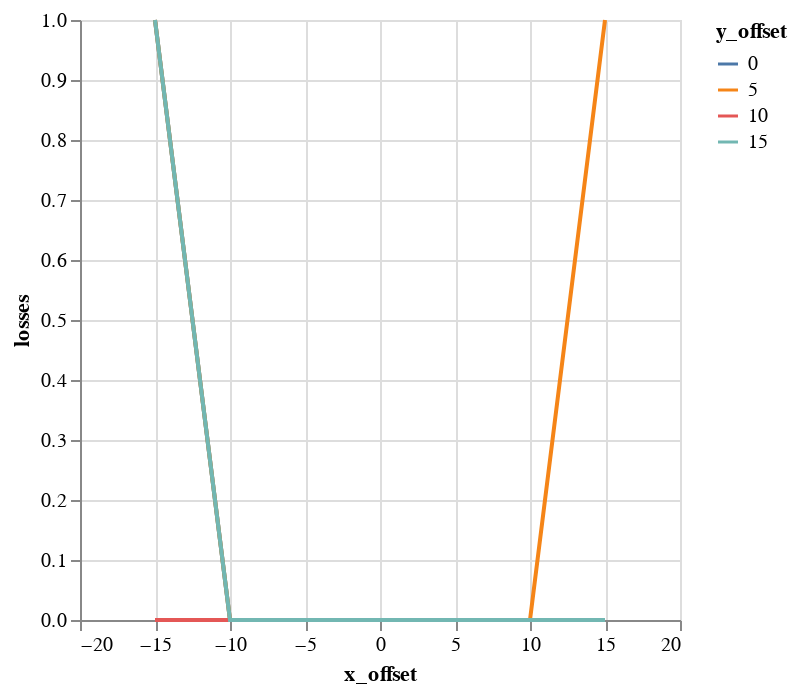

The code cell stored with this chart in its notebook:
### Code cell
alt.Chart(emit_df).mark_line().encode(
    color='y_offset:N',
    x='x_offset',
    y='losses',
)

### Figure 1 — Vega-Lite specification as saved in the notebook (floating-point values rounded to 4 significant figures)
{"$schema": "https://vega.github.io/schema/vega-lite/v1.2.1.json", "data": {"values": [{"losses": 1, "relbeta": 0.002308, "sourceID": 16777222, "sourceName": "x_-15_y_0", "x_emittance": 1.79, "x_emittance_rel": 1.104, "x_norm_emittance": 0.004133, "x_offset": -15, "y_emittance": 1.572, "y_emittance_rel": 0.9997, "y_norm_emittance": 0.003628, "y_offset": 0}, {"losses": 1, "relbeta": 0.002308, "sourceID": 16777229, "sourceName": "x_-15_y_5", "x_emittance": 1.79, "x_emittance_rel": 1.123, "x_norm_emittance": 0.004131, "x_offset": -15, "y_emittance": 1.619, "y_emittance_rel": 1.016, "y_norm_emittance": 0.003737, "y_offset": 5}, {"losses": 0, "relbeta": 0.002308, "sourceID": 16777236, "sourceName": "x_-15_y_10", "x_emittance": 1.892, "x_emittance_rel": 1.17, "x_norm_emittance": 0.004367, "x_offset": -15, "y_emittance": 1.682, "y_emittance_rel": 1.054, "y_norm_emittance": 0.003883, "y_offset": 10}, {"losses": 1, "relbeta": 0.002308, "sourceID": 16777243, "sourceName": "x_-15_y_15", "x_emittance": 2.093, "x_emittance_rel": 1.252, "x_norm_emittance": 0.004832, "x_offset": -15, "y_emittance": 1.803, "y_emittance_rel": 1.085, "y_norm_emittance": 0.004162, "y_offset": 15}, {"losses": 0, "relbeta": 0.002308, "sourceID": 16777220, "sourceName": "x_-10_y_0", "x_emittance": 1.609, "x_emittance_rel": 1.011, "x_norm_emittance": 0.003715, "x_offset": -10, "y_emittance": 1.553, "y_emittance_rel": 0.9999, "y_norm_emittance": 0.003584, "y_offset": 0}, {"losses": 0, "relbeta": 0.002308, "sourceID": 16777227, "sourceName": "x_-10_y_5", "x_emittance": 1.616, "x_emittance_rel": 1.002, "x_norm_emittance": 0.003731, "x_offset": -10, "y_emittance": 1.589, "y_emittance_rel": 1.006, "y_norm_emittance": 0.003669, "y_offset": 5}, {"losses": 0, "relbeta": 0.002308, "sourceID": 16777234, "sourceName": "x_-10_y_10", "x_emittance": 1.518, "x_emittance_rel": 1.021, "x_norm_emittance": 0.003504, "x_offset": -10, "y_emittance": 1.697, "y_emittance_rel": 1.019, "y_norm_emittance": 0.003917, "y_offset": 10}, {"losses": 0, "relbeta": 0.002308, "sourceID": 16777241, "sourceName": "x_-10_y_15", "x_emittance": 1.496, "x_emittance_rel": 1.032, "x_norm_emittance": 0.003454, "x_offset": -10, "y_emittance": 1.673, "y_emittance_rel": 1.023, "y_norm_emittance": 0.003861, "y_offset": 15}, {"losses": 0, "relbeta": 0.002308, "sourceID": 16777218, "sourceName": "x_-5_y_0", "x_emittance": 1.682, "x_emittance_rel": 1.004, "x_norm_emittance": 0.003884, "x_offset": -5, "y_emittance": 1.723, "y_emittance_rel": 1.003, "y_norm_emittance": 0.003978, "y_offset": 0}, {"losses": 0, "relbeta": 0.002308, "sourceID": 16777225, "sourceName": "x_-5_y_5", "x_emittance": 1.55, "x_emittance_rel": 1.017, "x_norm_emittance": 0.003578, "x_offset": -5, "y_emittance": 1.657, "y_emittance_rel": 1.019, "y_norm_emittance": 0.003824, "y_offset": 5}, {"losses": 0, "relbeta": 0.002308, "sourceID": 16777232, "sourceName": "x_-5_y_10", "x_emittance": 1.588, "x_emittance_rel": 1.05, "x_norm_emittance": 0.003665, "x_offset": -5, "y_emittance": 1.633, "y_emittance_rel": 1.057, "y_norm_emittance": 0.003769, "y_offset": 10}, {"losses": 0, "relbeta": 0.002308, "sourceID": 16777239, "sourceName": "x_-5_y_15", "x_emittance": 1.946, "x_emittance_rel": 1.15, "x_norm_emittance": 0.004491, "x_offset": -5, "y_emittance": 1.71, "y_emittance_rel": 1.137, "y_norm_emittance": 0.003949, "y_offset": 15}, {"losses": 0, "relbeta": 0.002309, "sourceID": 16777216, "sourceName": "x_0_y_0", "x_emittance": 1.551, "x_emittance_rel": 1.007, "x_norm_emittance": 0.003579, "x_offset": 0, "y_emittance": 1.543, "y_emittance_rel": 1.004, "y_norm_emittance": 0.003563, "y_offset": 0}, {"losses": 0, "relbeta": 0.002309, "sourceID": 16777223, "sourceName": "x_0_y_5", "x_emittance": 1.573, "x_emittance_rel": 1.021, "x_norm_emittance": 0.003632, "x_offset": 0, "y_emittance": 1.603, "y_emittance_rel": 1.044, "y_norm_emittance": 0.0037, "y_offset": 5}, {"losses": 0, "relbeta": 0.002309, "sourceID": 16777230, "sourceName": "x_0_y_10", "x_emittance": 1.578, "x_emittance_rel": 1.125, "x_norm_emittance": 0.003642, "x_offset": 0, "y_emittance": 1.669, "y_emittance_rel": 1.131, "y_norm_emittance": 0.003853, "y_offset": 10}, {"losses": 0, "relbeta": 0.002309, "sourceID": 16777237, "sourceName": "x_0_y_15", "x_emittance": 2.404, "x_emittance_rel": 1.359, "x_norm_emittance": 0.005549, "x_offset": 0, "y_emittance": 2.257, "y_emittance_rel": 1.4, "y_norm_emittance": 0.00521, "y_offset": 15}, {"losses": 0, "relbeta": 0.002309, "sourceID": 16777217, "sourceName": "x_5_y_0", "x_emittance": 1.586, "x_emittance_rel": 1.023, "x_norm_emittance": 0.003661, "x_offset": 5, "y_emittance": 1.696, "y_emittance_rel": 1.013, "y_norm_emittance": 0.003916, "y_offset": 0}, {"losses": 0, "relbeta": 0.002309, "sourceID": 16777224, "sourceName": "x_5_y_5", "x_emittance": 1.714, "x_emittance_rel": 1.07, "x_norm_emittance": 0.003958, "x_offset": 5, "y_emittance": 1.552, "y_emittance_rel": 1.053, "y_norm_emittance": 0.003582, "y_offset": 5}, {"losses": 0, "relbeta": 0.002309, "sourceID": 16777231, "sourceName": "x_5_y_10", "x_emittance": 1.817, "x_emittance_rel": 1.242, "x_norm_emittance": 0.004195, "x_offset": 5, "y_emittance": 1.776, "y_emittance_rel": 1.114, "y_norm_emittance": 0.004099, "y_offset": 10}, {"losses": 0, "relbeta": 0.002309, "sourceID": 16777238, "sourceName": "x_5_y_15", "x_emittance": 2.396, "x_emittance_rel": 1.499, "x_norm_emittance": 0.005532, "x_offset": 5, "y_emittance": 2.328, "y_emittance_rel": 1.479, "y_norm_emittance": 0.005374, "y_offset": 15}, {"losses": 0, "relbeta": 0.002309, "sourceID": 16777219, "sourceName": "x_10_y_0", "x_emittance": 1.621, "x_emittance_rel": 1.067, "x_norm_emittance": 0.003741, "x_offset": 10, "y_emittance": 1.621, "y_emittance_rel": 1.014, "y_norm_emittance": 0.003743, "y_offset": 0}, {"losses": 0, "relbeta": 0.002309, "sourceID": 16777226, "sourceName": "x_10_y_5", "x_emittance": 1.584, "x_emittance_rel": 1.094, "x_norm_emittance": 0.003656, "x_offset": 10, "y_emittance": 1.531, "y_emittance_rel": 1.016, "y_norm_emittance": 0.003535, "y_offset": 5}, {"losses": 0, "relbeta": 0.002309, "sourceID": 16777233, "sourceName": "x_10_y_10", "x_emittance": 2.301, "x_emittance_rel": 1.32, "x_norm_emittance": 0.005313, "x_offset": 10, "y_emittance": 1.935, "y_emittance_rel": 1.2, "y_norm_emittance": 0.004467, "y_offset": 10}, {"losses": 0, "relbeta": 0.002309, "sourceID": 16777240, "sourceName": "x_10_y_15", "x_emittance": 2.397, "x_emittance_rel": 1.524, "x_norm_emittance": 0.005533, "x_offset": 10, "y_emittance": 2.15, "y_emittance_rel": 1.423, "y_norm_emittance": 0.004964, "y_offset": 15}, {"losses": 0, "relbeta": 0.002308, "sourceID": 16777221, "sourceName": "x_15_y_0", "x_emittance": 2.109, "x_emittance_rel": 1.407, "x_norm_emittance": 0.004867, "x_offset": 15, "y_emittance": 1.593, "y_emittance_rel": 1.009, "y_norm_emittance": 0.003677, "y_offset": 0}, {"losses": 1, "relbeta": 0.002308, "sourceID": 16777228, "sourceName": "x_15_y_5", "x_emittance": 2.105, "x_emittance_rel": 1.339, "x_norm_emittance": 0.004858, "x_offset": 15, "y_emittance": 1.53, "y_emittance_rel": 1.03, "y_norm_emittance": 0.003533, "y_offset": 5}, {"losses": 0, "relbeta": 0.002308, "sourceID": 16777235, "sourceName": "x_15_y_10", "x_emittance": 2.152, "x_emittance_rel": 1.326, "x_norm_emittance": 0.004967, "x_offset": 15, "y_emittance": 1.846, "y_emittance_rel": 1.143, "y_norm_emittance": 0.004262, "y_offset": 10}, {"losses": 0, "relbeta": 0.002308, "sourceID": 16777242, "sourceName": "x_15_y_15", "x_emittance": 2.333, "x_emittance_rel": 1.54, "x_norm_emittance": 0.005385, "x_offset": 15, "y_emittance": 2.24, "y_emittance_rel": 1.411, "y_norm_emittance": 0.00517, "y_offset": 15}]}, "encoding": {"color": {"field": "y_offset", "type": "nominal"}, "x": {"field": "x_offset", "type": "quantitative"}, "y": {"field": "losses", "type": "quantitative"}}, "mark": "line"}
